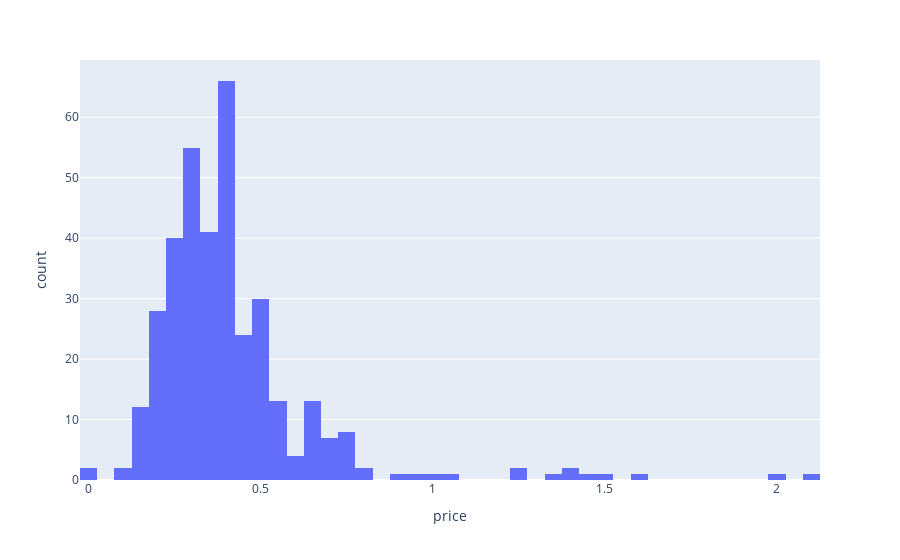

Notebook code for this chart:
### Code cell
px.histogram(df[df['spaceClass']=='large'], x='price')

### Figure 1 — Plotly figure (JSON) as saved in the notebook; plotly's stock layout.template omitted (floating-point values rounded to 4 significant figures; data arrays with more than 128 entries replaced by an {"elided": "..."} marker saying what was removed)
{"data": [{"alignmentgroup": "True", "bingroup": "x", "hovertemplate": "price=%{x}<br>count=%{y}<extra></extra>", "legendgroup": "", "marker": {"color": "#636efa", "pattern": {"shape": ""}}, "name": "", "offsetgroup": "", "orientation": "v", "showlegend": false, "type": "histogram", "x": {"elided": "361 float values"}, "xaxis": "x", "yaxis": "y"}], "layout": {"barmode": "relative", "legend": {"tracegroupgap": 0}, "margin": {"t": 60}, "xaxis": {"anchor": "y", "domain": [0, 1], "title": {"text": "price"}}, "yaxis": {"anchor": "x", "domain": [0, 1], "title": {"text": "count"}}}}
